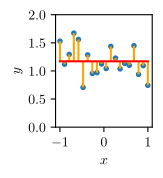

Write the Python code that produced this figure.
import numpy as np
np.random.seed(0)
import matplotlib.pyplot as plt
plt.rcParams['text.usetex'] = True

import argparse
parser = argparse.ArgumentParser()
parser.add_argument('filename', type=str)
args = parser.parse_args()

N = 20
xs = np.linspace(-1, 1, N)
y = 1 + 0.3*np.random.randn(N)
fig, axs = plt.subplots(figsize=(1.7,1.7), sharey=False)
fig.tight_layout()

yh = np.mean(y)*np.ones(N)
axs.vlines(xs, y, yh, colors='orange')
axs.scatter(xs, y, marker='.')
axs.plot(xs, yh, c='red')
axs.set_xlabel('$x$')
axs.set_ylabel('$y$')
axs.set_ylim(0, 2)


fig.savefig(args.filename, bbox_inches='tight')
